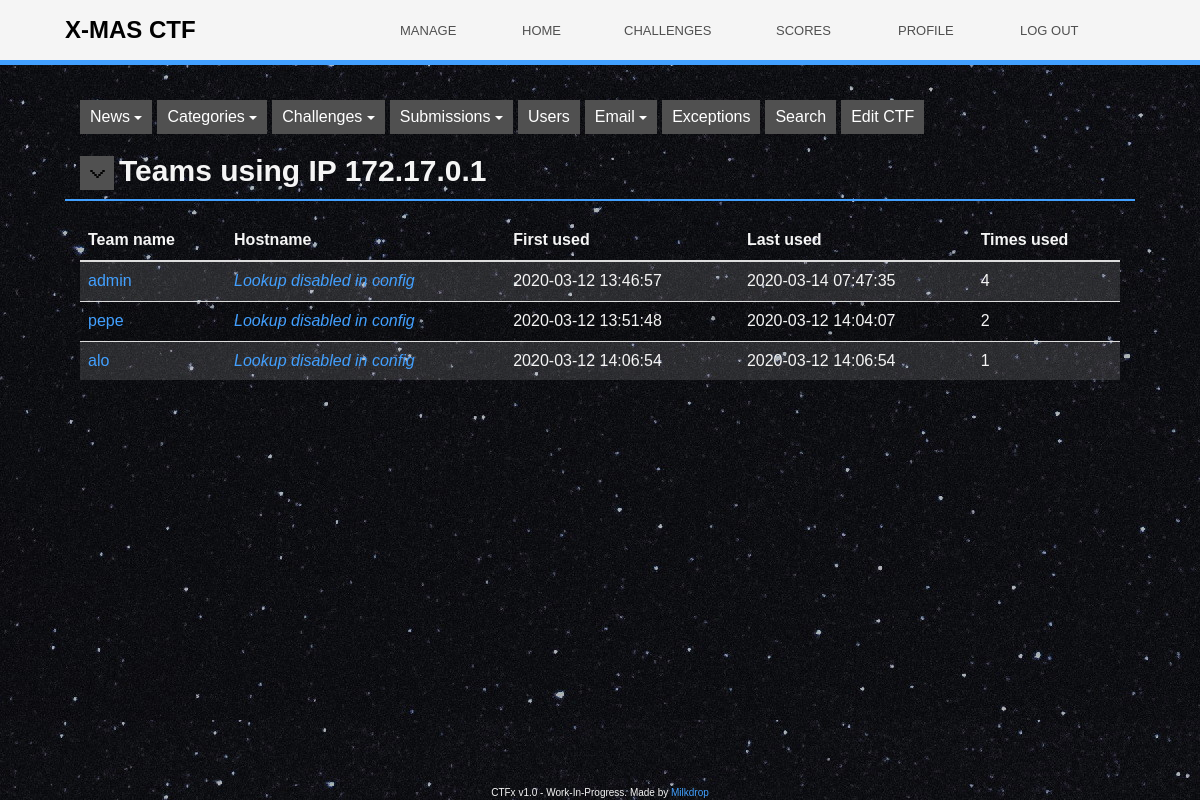
Screenshot of /admin/ip_log.php?ip=172.17.0.1 (signed in) with the database file from the repository.
### tables this page shows
CREATE TABLE ip_log (
  id int(10) unsigned NOT NULL AUTO_INCREMENT,
  user_id int(10) unsigned NOT NULL,
  added int(10) unsigned NOT NULL,
  last_used int(10) unsigned NOT NULL,
  ip int(10) unsigned NOT NULL,
  times_used int(10) unsigned NOT NULL DEFAULT '1',
  PRIMARY KEY (id),
  UNIQUE KEY user_ip (user_id,ip)
);

CREATE TABLE users (
  id int(10) unsigned NOT NULL AUTO_INCREMENT,
  email varchar(255) NOT NULL,
  team_name varchar(255) NOT NULL,
  added int(10) unsigned NOT NULL,
  last_active int(10) unsigned NOT NULL DEFAULT '0',
  passhash varchar(255) NOT NULL,
  download_key char(64) NOT NULL,
  class tinyint(4) NOT NULL DEFAULT '0',
  enabled tinyint(1) NOT NULL DEFAULT '1',
  user_type tinyint(3) unsigned NOT NULL DEFAULT '0',
  competing tinyint(1) NOT NULL DEFAULT '1',
  country_id smallint(5) unsigned NOT NULL,
  2fa_status enum('disabled','generated','enabled') NOT NULL DEFAULT 'disabled',
  PRIMARY KEY (id),
  UNIQUE KEY email (email),
  UNIQUE KEY team_name (team_name),
  UNIQUE KEY (download_key)
);

### include/general.inc.php (called while the page is built, shortened)
<?php
function is_valid_ip($ip, $public_only = false) {
    if ($public_only) {
        if (filter_var($ip, FILTER_VALIDATE_IP, FILTER_FLAG_NO_PRIV_RANGE | FILTER_FLAG_NO_RES_RANGE)) {
            return true;
        } else {
            return false;
        }
    }
    else {
        if (filter_var($ip, FILTER_VALIDATE_IP)) {
            return true;
        } else {
            return false;
        }
    }
}
function date_time($timestamp = false, $specific = 6) {
    $specific = substr('Y-m-d H:i:s', 0, ($specific*2)-1);
    return date($specific, $timestamp);
}
function array_get ($array, $key, $default = null) {
    return isset($array[$key]) ? $array[$key] : $default;
}

### include/db.inc.php (called while the page is built, shortened)
<?php
$db = null;
function get_global_db_pdo() {
    global $db;
    if ($db === null) {
        try {
            $db = new PDO(
                Config::get('MELLIVORA_CONFIG_DB_ENGINE').':' .
                'host='.Config::get('MELLIVORA_CONFIG_DB_HOST').';' .
                'port='.Config::get('MELLIVORA_CONFIG_DB_PORT').';' .
                'dbname='.Config::get('MELLIVORA_CONFIG_DB_NAME').';' .
                'charset=utf8', Config::get('MELLIVORA_CONFIG_DB_USER'),
                Config::get('MELLIVORA_CONFIG_DB_PASSWORD')
            );
            $db->setAttribute(PDO::ATTR_ERRMODE, PDO::ERRMODE_EXCEPTION);
            $db->setAttribute(PDO::ATTR_EMULATE_PREPARES, false);
        } catch (Exception $e) {
            message_inline_red('Caught exception connecting to database');
            throw $e;
        }
    }
    return $db;
}
function db_query_fetch_all ($query, array $values = null) {
    return db_query($query, $values, true);
}
function db_query ($query, array $values = null, $all = true) {
    $db = get_global_db_pdo();
    try {
        if (!empty($values)) {
            $stmt = $db->prepare($query);
            $stmt->execute($values);
        }
        else {
            $stmt = $db->query($query);
        }
        if ($all === true) {
            return $stmt->fetchAll(PDO::FETCH_ASSOC);
        }
        else if ($all === false) {
            return $stmt->fetch(PDO::FETCH_ASSOC);
        }
    } catch (PDOException $e) {
        sql_exception($e);
    }
}

### include/Config.php (called while the page is built, shortened)
<?php
abstract class Config {
    static private $config = array();
    public static function get($key) {
        return self::$config[$key];
    }
    public static function set($key, $value) {
        return self::$config[$key] = $value;
    }
    private static function allow_env_override($key) {
        if (!defined('RESTRICT_ENV_CONFIG_OVERRIDE')) {
            return true;
        }
        return in_array($key, RESTRICT_ENV_CONFIG_OVERRIDE) || in_array('*', RESTRICT_ENV_CONFIG_OVERRIDE);
    }
}

### htdocs/admin/ip_log.php (the view, shortened to what this page needs)
<?php
$where = array();
if (is_valid_ip(array_get($_GET, 'ip'))) {
    $where['ip'] = ip2long($_GET['ip']);
} else if (is_valid_id(array_get($_GET, 'user_id'))) {
    section_title ('IP log for user');
    $where['user_id'] = $_GET['user_id'];
} else {
    message_error('Must supply either IP or user ID');
}
echo '
    <table id="files" class="table table-striped table-hover">
      <thead>
        <tr>
          <th>Team name</th>
          <th>Hostname</th>
          <th>First used</th>
          <th>Last used</th>
          <th>Times used</th>
        </tr>
      </thead>
      <tbody>
    ';
$query = 'SELECT
           INET_NTOA(ipl.ip) AS ip,
           ipl.added,
           ipl.last_used,
           ipl.times_used,
           u.team_name,
           u.id AS user_id
        FROM ip_log AS ipl
        LEFT JOIN users AS u ON ipl.user_id = u.id
        ';
if (!empty($where)) {
    $query .= 'WHERE '.implode('=? AND ', array_keys($where)).'=? ';
}
$entries = db_query_fetch_all(
    $query,
    array_values($where)
);
foreach ($entries as $entry) {
    echo '
    <tr>
        <td>
            <a href="/admin/ip_log?user_id=', htmlspecialchars($entry['user_id']), '">
                ', htmlspecialchars($entry['team_name']), '
            </a>
        </td>
        <td><a href="/admin/ip_log?ip=',htmlspecialchars($entry['ip']),'">', Config::get('MELLIVORA_CONFIG_GET_IP_HOST_BY_ADDRESS') ? htmlspecialchars(gethostbyaddr($entry['ip'])) : '<i>Lookup disabled in config</i>', '</a></td>
        <td>', date_time($entry['added']), '</td>
        <td>', date_time($entry['last_used']), '</td>
        <td>', number_format($entry['times_used']), '</td>
    </tr>
    ';
}
echo '
      </tbody>
    </table>
     ';

### htdocs/css/mellivora.css (style rules this page uses)
html { height: 100%; }
body { background-color: #000; background-image: url("/img/StarryBG.jpg"); color: #f5f5f5; min-height: 100%; position: relative; font-family: Sans-serif; font-size: 16px; }
.table-striped > tbody > tr:nth-of-type(2n), .table-striped > tbody > tr:nth-of-type(2n):hover { background-color: rgba(10, 10, 10, 0.125); }
.table-striped > tbody > tr:nth-of-type(2n+1) { background-color: rgba(255, 255, 255, 0.125); }
.table > tbody > tr > td { vertical-align: middle; }
a { color: #42a0ff; outline: none !important; transition: color 200ms ease-in-out; }

### rows the page displays
ip_log: user.team_name "admin", added "2020-03-12 13:46:57", last_used "2020-03-14 07:47:35", times_used "4"
ip_log: user.team_name "pepe", added "2020-03-12 13:51:48", last_used "2020-03-12 14:04:07", times_used "2"
ip_log: user.team_name "alo", added "2020-03-12 14:06:54", last_used "2020-03-12 14:06:54", times_used "1"

### other values shown
Config::get('MELLIVORA_CONFIG_SITE_NAME') "X-MAS CTF"
lang_get('manage') "MANAGE"
lang_get('home') "HOME"
lang_get('challenges') "CHALLENGES"
lang_get('scores') "SCORES"
lang_get('profile') "PROFILE"
lang_get('log_out') "LOG OUT"
$name "News Categories Challenges Submissions Email"
$name "Users Exceptions Search Edit CTF"
$title "Teams using IP 172.17.0.1"
